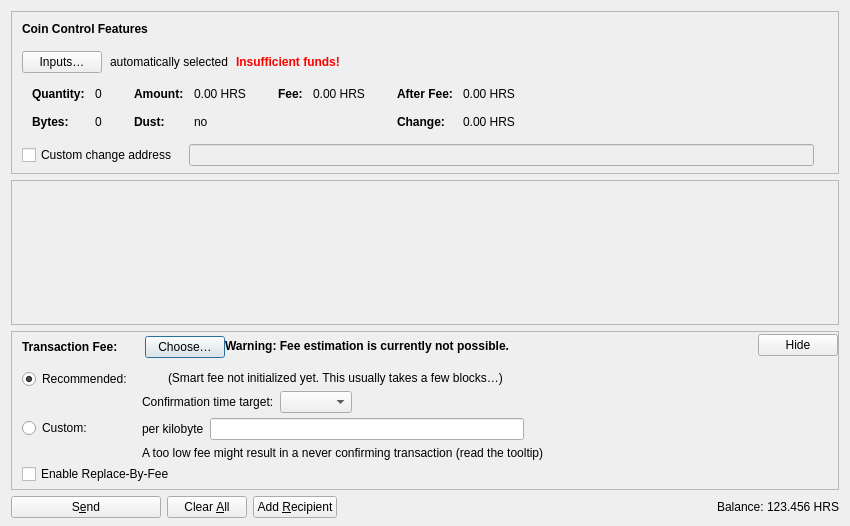
<?xml version="1.0" encoding="UTF-8"?>
<ui version="4.0">
 <class>SendCoinsDialog</class>
 <widget class="QDialog" name="SendCoinsDialog">
  <property name="geometry">
   <rect>
    <x>0</x>
    <y>0</y>
    <width>850</width>
    <height>526</height>
   </rect>
  </property>
  <property name="windowTitle">
   <string>Send Coins</string>
  </property>
  <layout class="QVBoxLayout" name="verticalLayout" stretch="0,1,0,0">
   <property name="bottomMargin">
    <number>8</number>
   </property>
   <item>
    <widget class="QFrame" name="frameCoinControl">
     <property name="sizePolicy">
      <sizepolicy hsizetype="Expanding" vsizetype="Expanding">
       <horstretch>0</horstretch>
       <verstretch>0</verstretch>
      </sizepolicy>
     </property>
     <property name="maximumSize">
      <size>
       <width>16777215</width>
       <height>16777215</height>
      </size>
     </property>
     <property name="frameShape">
      <enum>QFrame::StyledPanel</enum>
     </property>
     <property name="frameShadow">
      <enum>QFrame::Sunken</enum>
     </property>
     <layout class="QVBoxLayout" name="verticalLayoutCoinControl2">
      <property name="spacing">
       <number>0</number>
      </property>
      <property name="leftMargin">
       <number>0</number>
      </property>
      <property name="topMargin">
       <number>0</number>
      </property>
      <property name="rightMargin">
       <number>0</number>
      </property>
      <property name="bottomMargin">
       <number>6</number>
      </property>
      <item>
       <layout class="QVBoxLayout" name="verticalLayoutCoinControl" stretch="0,0,0,0,1">
        <property name="spacing">
         <number>0</number>
        </property>
        <property name="leftMargin">
         <number>10</number>
        </property>
        <property name="topMargin">
         <number>10</number>
        </property>
        <item>
         <layout class="QHBoxLayout" name="horizontalLayoutCoinControl1">
          <property name="bottomMargin">
           <number>15</number>
          </property>
          <item>
           <widget class="QLabel" name="labelCoinControlFeatures">
            <property name="sizePolicy">
             <sizepolicy hsizetype="Preferred" vsizetype="Maximum">
              <horstretch>0</horstretch>
              <verstretch>0</verstretch>
             </sizepolicy>
            </property>
            <property name="font">
             <font>
              <weight>75</weight>
              <bold>true</bold>
             </font>
            </property>
            <property name="styleSheet">
             <string notr="true">font-weight:bold;</string>
            </property>
            <property name="text">
             <string>Coin Control Features</string>
            </property>
           </widget>
          </item>
         </layout>
        </item>
        <item>
         <layout class="QHBoxLayout" name="horizontalLayoutCoinControl2" stretch="0,0,0,0">
          <property name="spacing">
           <number>8</number>
          </property>
          <property name="bottomMargin">
           <number>10</number>
          </property>
          <item>
           <widget class="QPushButton" name="pushButtonCoinControl">
            <property name="styleSheet">
             <string notr="true"/>
            </property>
            <property name="text">
             <string>Inputs…</string>
            </property>
            <property name="autoDefault">
             <bool>false</bool>
            </property>
           </widget>
          </item>
          <item>
           <widget class="QLabel" name="labelCoinControlAutomaticallySelected">
            <property name="text">
             <string>automatically selected</string>
            </property>
            <property name="margin">
             <number>5</number>
            </property>
           </widget>
          </item>
          <item>
           <widget class="QLabel" name="labelCoinControlInsuffFunds">
            <property name="font">
             <font>
              <weight>75</weight>
              <bold>true</bold>
             </font>
            </property>
            <property name="styleSheet">
             <string notr="true">color:red;font-weight:bold;</string>
            </property>
            <property name="text">
             <string>Insufficient funds!</string>
            </property>
            <property name="margin">
             <number>5</number>
            </property>
           </widget>
          </item>
          <item>
           <spacer name="horizontalSpacerCoinControl">
            <property name="orientation">
             <enum>Qt::Horizontal</enum>
            </property>
            <property name="sizeHint" stdset="0">
             <size>
              <width>40</width>
              <height>1</height>
             </size>
            </property>
           </spacer>
          </item>
         </layout>
        </item>
        <item>
         <widget class="QWidget" name="widgetCoinControl" native="true">
          <property name="sizePolicy">
           <sizepolicy hsizetype="Preferred" vsizetype="Preferred">
            <horstretch>0</horstretch>
            <verstretch>0</verstretch>
           </sizepolicy>
          </property>
          <property name="minimumSize">
           <size>
            <width>0</width>
            <height>0</height>
           </size>
          </property>
          <property name="styleSheet">
           <string notr="true"/>
          </property>
          <layout class="QHBoxLayout" name="horizontalLayoutCoinControl5">
           <property name="leftMargin">
            <number>0</number>
           </property>
           <property name="topMargin">
            <number>0</number>
           </property>
           <property name="rightMargin">
            <number>0</number>
           </property>
           <property name="bottomMargin">
            <number>0</number>
           </property>
           <item>
            <layout class="QHBoxLayout" name="horizontalLayoutCoinControl3" stretch="0,0,0,1">
             <property name="spacing">
              <number>20</number>
             </property>
             <property name="topMargin">
              <number>0</number>
             </property>
             <property name="bottomMargin">
              <number>10</number>
             </property>
             <item>
              <layout class="QFormLayout" name="formLayoutCoinControl1">
               <property name="horizontalSpacing">
                <number>10</number>
               </property>
               <property name="verticalSpacing">
                <number>14</number>
               </property>
               <property name="leftMargin">
                <number>10</number>
               </property>
               <property name="topMargin">
                <number>4</number>
               </property>
               <property name="rightMargin">
                <number>6</number>
               </property>
               <item row="0" column="0">
                <widget class="QLabel" name="labelCoinControlQuantityText">
                 <property name="font">
                  <font>
                   <weight>75</weight>
                   <bold>true</bold>
                  </font>
                 </property>
                 <property name="text">
                  <string>Quantity:</string>
                 </property>
                 <property name="margin">
                  <number>0</number>
                 </property>
                </widget>
               </item>
               <item row="0" column="1">
                <widget class="QLabel" name="labelCoinControlQuantity">
                 <property name="cursor">
                  <cursorShape>IBeamCursor</cursorShape>
                 </property>
                 <property name="contextMenuPolicy">
                  <enum>Qt::ActionsContextMenu</enum>
                 </property>
                 <property name="text">
                  <string notr="true">0</string>
                 </property>
                 <property name="margin">
                  <number>0</number>
                 </property>
                 <property name="textInteractionFlags">
                  <set>Qt::LinksAccessibleByMouse|Qt::TextSelectableByKeyboard|Qt::TextSelectableByMouse</set>
                 </property>
                </widget>
               </item>
               <item row="1" column="0">
                <widget class="QLabel" name="labelCoinControlBytesText">
                 <property name="font">
                  <font>
                   <weight>75</weight>
                   <bold>true</bold>
                  </font>
                 </property>
                 <property name="text">
                  <string>Bytes:</string>
                 </property>
                </widget>
               </item>
               <item row="1" column="1">
                <widget class="QLabel" name="labelCoinControlBytes">
                 <property name="cursor">
                  <cursorShape>IBeamCursor</cursorShape>
                 </property>
                 <property name="contextMenuPolicy">
                  <enum>Qt::ActionsContextMenu</enum>
                 </property>
                 <property name="text">
                  <string notr="true">0</string>
                 </property>
                 <property name="textInteractionFlags">
                  <set>Qt::LinksAccessibleByMouse|Qt::TextSelectableByKeyboard|Qt::TextSelectableByMouse</set>
                 </property>
                </widget>
               </item>
              </layout>
             </item>
             <item>
              <layout class="QFormLayout" name="formLayoutCoinControl2">
               <property name="horizontalSpacing">
                <number>10</number>
               </property>
               <property name="verticalSpacing">
                <number>14</number>
               </property>
               <property name="leftMargin">
                <number>6</number>
               </property>
               <property name="topMargin">
                <number>4</number>
               </property>
               <property name="rightMargin">
                <number>6</number>
               </property>
               <item row="0" column="0">
                <widget class="QLabel" name="labelCoinControlAmountText">
                 <property name="font">
                  <font>
                   <weight>75</weight>
                   <bold>true</bold>
                  </font>
                 </property>
                 <property name="text">
                  <string>Amount:</string>
                 </property>
                 <property name="margin">
                  <number>0</number>
                 </property>
                </widget>
               </item>
               <item row="0" column="1">
                <widget class="QLabel" name="labelCoinControlAmount">
                 <property name="cursor">
                  <cursorShape>IBeamCursor</cursorShape>
                 </property>
                 <property name="contextMenuPolicy">
                  <enum>Qt::ActionsContextMenu</enum>
                 </property>
                 <property name="text">
                  <string notr="true">0.00 HRS</string>
                 </property>
                 <property name="textInteractionFlags">
                  <set>Qt::LinksAccessibleByMouse|Qt::TextSelectableByKeyboard|Qt::TextSelectableByMouse</set>
                 </property>
                </widget>
               </item>
               <item row="1" column="0">
                <widget class="QLabel" name="labelCoinControlLowOutputText">
                 <property name="font">
                  <font>
                   <weight>75</weight>
                   <bold>true</bold>
                  </font>
                 </property>
                 <property name="text">
                  <string>Dust:</string>
                 </property>
                </widget>
               </item>
               <item row="1" column="1">
                <widget class="QLabel" name="labelCoinControlLowOutput">
                 <property name="cursor">
                  <cursorShape>IBeamCursor</cursorShape>
                 </property>
                 <property name="contextMenuPolicy">
                  <enum>Qt::ActionsContextMenu</enum>
                 </property>
                 <property name="text">
                  <string notr="true">no</string>
                 </property>
                 <property name="textInteractionFlags">
                  <set>Qt::LinksAccessibleByMouse|Qt::TextSelectableByKeyboard|Qt::TextSelectableByMouse</set>
                 </property>
                </widget>
               </item>
              </layout>
             </item>
             <item>
              <layout class="QFormLayout" name="formLayoutCoinControl3">
               <property name="horizontalSpacing">
                <number>10</number>
               </property>
               <property name="verticalSpacing">
                <number>14</number>
               </property>
               <property name="leftMargin">
                <number>6</number>
               </property>
               <property name="topMargin">
                <number>4</number>
               </property>
               <property name="rightMargin">
                <number>6</number>
               </property>
               <item row="0" column="0">
                <widget class="QLabel" name="labelCoinControlFeeText">
                 <property name="font">
                  <font>
                   <weight>75</weight>
                   <bold>true</bold>
                  </font>
                 </property>
                 <property name="text">
                  <string>Fee:</string>
                 </property>
                 <property name="margin">
                  <number>0</number>
                 </property>
                </widget>
               </item>
               <item row="0" column="1">
                <widget class="QLabel" name="labelCoinControlFee">
                 <property name="cursor">
                  <cursorShape>IBeamCursor</cursorShape>
                 </property>
                 <property name="contextMenuPolicy">
                  <enum>Qt::ActionsContextMenu</enum>
                 </property>
                 <property name="text">
                  <string notr="true">0.00 HRS</string>
                 </property>
                 <property name="textInteractionFlags">
                  <set>Qt::LinksAccessibleByMouse|Qt::TextSelectableByKeyboard|Qt::TextSelectableByMouse</set>
                 </property>
                </widget>
               </item>
              </layout>
             </item>
             <item>
              <layout class="QFormLayout" name="formLayoutCoinControl4">
               <property name="horizontalSpacing">
                <number>10</number>
               </property>
               <property name="verticalSpacing">
                <number>14</number>
               </property>
               <property name="leftMargin">
                <number>6</number>
               </property>
               <property name="topMargin">
                <number>4</number>
               </property>
               <property name="rightMargin">
                <number>6</number>
               </property>
               <item row="0" column="0">
                <widget class="QLabel" name="labelCoinControlAfterFeeText">
                 <property name="font">
                  <font>
                   <weight>75</weight>
                   <bold>true</bold>
                  </font>
                 </property>
                 <property name="text">
                  <string>After Fee:</string>
                 </property>
                 <property name="margin">
                  <number>0</number>
                 </property>
                </widget>
               </item>
               <item row="0" column="1">
                <widget class="QLabel" name="labelCoinControlAfterFee">
                 <property name="cursor">
                  <cursorShape>IBeamCursor</cursorShape>
                 </property>
                 <property name="contextMenuPolicy">
                  <enum>Qt::ActionsContextMenu</enum>
                 </property>
                 <property name="text">
                  <string notr="true">0.00 HRS</string>
                 </property>
                 <property name="textInteractionFlags">
                  <set>Qt::LinksAccessibleByMouse|Qt::TextSelectableByKeyboard|Qt::TextSelectableByMouse</set>
                 </property>
                </widget>
               </item>
               <item row="1" column="0">
                <widget class="QLabel" name="labelCoinControlChangeText">
                 <property name="font">
                  <font>
                   <weight>75</weight>
                   <bold>true</bold>
                  </font>
                 </property>
                 <property name="text">
                  <string>Change:</string>
                 </property>
                </widget>
               </item>
               <item row="1" column="1">
                <widget class="QLabel" name="labelCoinControlChange">
                 <property name="cursor">
                  <cursorShape>IBeamCursor</cursorShape>
                 </property>
                 <property name="contextMenuPolicy">
                  <enum>Qt::ActionsContextMenu</enum>
                 </property>
                 <property name="text">
                  <string notr="true">0.00 HRS</string>
                 </property>
                 <property name="textInteractionFlags">
                  <set>Qt::LinksAccessibleByMouse|Qt::TextSelectableByKeyboard|Qt::TextSelectableByMouse</set>
                 </property>
                </widget>
               </item>
              </layout>
             </item>
            </layout>
           </item>
          </layout>
         </widget>
        </item>
        <item>
         <layout class="QHBoxLayout" name="horizontalLayoutCoinControl4" stretch="0,0,0">
          <property name="spacing">
           <number>12</number>
          </property>
          <property name="sizeConstraint">
           <enum>QLayout::SetDefaultConstraint</enum>
          </property>
          <property name="topMargin">
           <number>5</number>
          </property>
          <property name="rightMargin">
           <number>5</number>
          </property>
          <item>
           <widget class="QCheckBox" name="checkBoxCoinControlChange">
            <property name="toolTip">
             <string>If this is activated, but the change address is empty or invalid, change will be sent to a newly generated address.</string>
            </property>
            <property name="text">
             <string>Custom change address</string>
            </property>
           </widget>
          </item>
          <item>
           <widget class="QValidatedLineEdit" name="lineEditCoinControlChange">
            <property name="enabled">
             <bool>false</bool>
            </property>
            <property name="sizePolicy">
             <sizepolicy hsizetype="Expanding" vsizetype="Fixed">
              <horstretch>0</horstretch>
              <verstretch>0</verstretch>
             </sizepolicy>
            </property>
           </widget>
          </item>
          <item>
           <widget class="QLabel" name="labelCoinControlChangeLabel">
            <property name="sizePolicy">
             <sizepolicy hsizetype="Preferred" vsizetype="Expanding">
              <horstretch>0</horstretch>
              <verstretch>0</verstretch>
             </sizepolicy>
            </property>
            <property name="minimumSize">
             <size>
              <width>0</width>
              <height>0</height>
             </size>
            </property>
            <property name="text">
             <string/>
            </property>
            <property name="margin">
             <number>3</number>
            </property>
           </widget>
          </item>
         </layout>
        </item>
        <item>
         <spacer name="verticalSpacerCoinControl">
          <property name="orientation">
           <enum>Qt::Vertical</enum>
          </property>
          <property name="sizeHint" stdset="0">
           <size>
            <width>800</width>
            <height>1</height>
           </size>
          </property>
         </spacer>
        </item>
       </layout>
      </item>
     </layout>
    </widget>
   </item>
   <item>
    <widget class="QScrollArea" name="scrollArea">
     <property name="widgetResizable">
      <bool>true</bool>
     </property>
     <widget class="QWidget" name="scrollAreaWidgetContents">
      <property name="geometry">
       <rect>
        <x>0</x>
        <y>0</y>
        <width>830</width>
        <height>104</height>
       </rect>
      </property>
      <layout class="QVBoxLayout" name="verticalLayout_2" stretch="0,1">
       <property name="leftMargin">
        <number>0</number>
       </property>
       <property name="topMargin">
        <number>0</number>
       </property>
       <property name="rightMargin">
        <number>0</number>
       </property>
       <property name="bottomMargin">
        <number>0</number>
       </property>
       <item>
        <layout class="QVBoxLayout" name="entries">
         <property name="spacing">
          <number>6</number>
         </property>
        </layout>
       </item>
       <item>
        <spacer name="verticalSpacer">
         <property name="orientation">
          <enum>Qt::Vertical</enum>
         </property>
         <property name="sizeHint" stdset="0">
          <size>
           <width>20</width>
           <height>40</height>
          </size>
         </property>
        </spacer>
       </item>
      </layout>
     </widget>
    </widget>
   </item>
   <item>
    <widget class="QFrame" name="frameFee">
     <property name="sizePolicy">
      <sizepolicy hsizetype="Expanding" vsizetype="Expanding">
       <horstretch>0</horstretch>
       <verstretch>0</verstretch>
      </sizepolicy>
     </property>
     <property name="maximumSize">
      <size>
       <width>16777215</width>
       <height>16777215</height>
      </size>
     </property>
     <property name="frameShape">
      <enum>QFrame::StyledPanel</enum>
     </property>
     <property name="frameShadow">
      <enum>QFrame::Sunken</enum>
     </property>
     <layout class="QVBoxLayout" name="verticalLayoutFee1">
      <property name="spacing">
       <number>0</number>
      </property>
      <property name="leftMargin">
       <number>0</number>
      </property>
      <property name="topMargin">
       <number>0</number>
      </property>
      <property name="rightMargin">
       <number>0</number>
      </property>
      <property name="bottomMargin">
       <number>0</number>
      </property>
      <item>
       <layout class="QVBoxLayout" name="verticalLayoutFee2" stretch="0,0,0">
        <property name="spacing">
         <number>0</number>
        </property>
        <property name="leftMargin">
         <number>10</number>
        </property>
        <property name="topMargin">
         <number>0</number>
        </property>
        <item>
         <layout class="QHBoxLayout" name="horizontalLayoutFee1">
          <property name="bottomMargin">
           <number>0</number>
          </property>
          <item>
           <layout class="QVBoxLayout" name="verticalLayoutFee7">
            <property name="spacing">
             <number>0</number>
            </property>
            <item>
             <spacer name="verticalSpacerSmartFee">
              <property name="orientation">
               <enum>Qt::Vertical</enum>
              </property>
              <property name="sizeType">
               <enum>QSizePolicy::Fixed</enum>
              </property>
              <property name="sizeHint" stdset="0">
               <size>
                <width>1</width>
                <height>4</height>
               </size>
              </property>
             </spacer>
            </item>
            <item>
             <layout class="QHBoxLayout" name="horizontalLayoutSmartFee">
              <property name="spacing">
               <number>10</number>
              </property>
              <item>
               <widget class="QLabel" name="labelFeeHeadline">
                <property name="sizePolicy">
                 <sizepolicy hsizetype="Preferred" vsizetype="Maximum">
                  <horstretch>0</horstretch>
                  <verstretch>0</verstretch>
                 </sizepolicy>
                </property>
                <property name="font">
                 <font>
                  <weight>75</weight>
                  <bold>true</bold>
                 </font>
                </property>
                <property name="styleSheet">
                 <string notr="true">font-weight:bold;</string>
                </property>
                <property name="text">
                 <string>Transaction Fee:</string>
                </property>
               </widget>
              </item>
              <item>
               <widget class="QLabel" name="labelFeeMinimized">
                <property name="text">
                 <string/>
                </property>
               </widget>
              </item>
              <item>
               <widget class="QPushButton" name="buttonChooseFee">
                <property name="text">
                 <string>Choose…</string>
                </property>
               </widget>
              </item>
             </layout>
            </item>
            <item>
             <spacer name="verticalSpacer_5">
              <property name="orientation">
               <enum>Qt::Vertical</enum>
              </property>
              <property name="sizeHint" stdset="0">
               <size>
                <width>1</width>
                <height>1</height>
               </size>
              </property>
             </spacer>
            </item>
           </layout>
          </item>
          <item>
           <widget class="QLabel" name="fallbackFeeWarningLabel">
            <property name="toolTip">
             <string>Using the fallbackfee can result in sending a transaction that will take several hours or days (or never) to confirm. Consider choosing your fee manually or wait until you have validated the complete chain.</string>
            </property>
            <property name="font">
            <font>
                <weight>75</weight>
                <bold>true</bold>
            </font>
            </property>
            <property name="text">
             <string>Warning: Fee estimation is currently not possible.</string>
            </property>
            <property name="wordWrap">
             <bool>false</bool>
            </property>
           </widget>
          </item>
          <item>
           <spacer name="horizontalSpacer_4">
            <property name="orientation">
             <enum>Qt::Horizontal</enum>
            </property>
            <property name="sizeType">
             <enum>QSizePolicy::MinimumExpanding</enum>
            </property>
            <property name="sizeHint" stdset="0">
             <size>
              <width>40</width>
              <height>20</height>
             </size>
            </property>
           </spacer>
          </item>
          <item>
           <widget class="QPushButton" name="buttonMinimizeFee">
            <property name="toolTip">
             <string>Hide transaction fee settings</string>
            </property>
            <property name="text">
             <string>Hide</string>
            </property>
           </widget>
          </item>
         </layout>
        </item>
        <item>
         <widget class="QFrame" name="frameFeeSelection">
          <layout class="QVBoxLayout" name="verticalLayoutFee12">
           <property name="spacing">
            <number>0</number>
           </property>
           <property name="leftMargin">
            <number>0</number>
           </property>
           <property name="topMargin">
            <number>0</number>
           </property>
           <property name="rightMargin">
            <number>0</number>
           </property>
           <property name="bottomMargin">
            <number>0</number>
           </property>
           <item>
            <layout class="QGridLayout" name="gridLayoutFee">
             <property name="topMargin">
              <number>10</number>
             </property>
             <property name="bottomMargin">
              <number>4</number>
             </property>
             <property name="horizontalSpacing">
              <number>10</number>
             </property>
             <property name="verticalSpacing">
              <number>4</number>
             </property>
             <item row="1" column="1">
              <layout class="QVBoxLayout" name="verticalLayoutFee8">
               <property name="spacing">
                <number>6</number>
               </property>
               <item>
                <layout class="QHBoxLayout" name="horizontalLayoutFee13">
                 <item>
                  <widget class="QLabel" name="labelCustomPerKilobyte">
                   <property name="toolTip">
                    <string>Specify a custom fee per kB (1,000 bytes) of the transaction's virtual size.

Note:  Since the fee is calculated on a per-byte basis, a fee rate of "100 satoshis per kvB" for a transaction size of 500 virtual bytes (half of 1 kvB) would ultimately yield a fee of only 50 satoshis.</string>
                   </property>
                   <property name="text">
                    <string>per kilobyte</string>
                   </property>
                  </widget>
                 </item>
                 <item>
                  <widget class="HorusAmountField" name="customFee"/>
                 </item>
                 <item>
                  <spacer name="horizontalSpacer_6">
                   <property name="orientation">
                    <enum>Qt::Horizontal</enum>
                   </property>
                   <property name="sizeHint" stdset="0">
                    <size>
                     <width>1</width>
                     <height>1</height>
                    </size>
                   </property>
                  </spacer>
                 </item>
                </layout>
               </item>
               <item>
                <layout class="QHBoxLayout" name="horizontalLayoutFee8">
                 <item>
                  <widget class="QLabel" name="labelCustomFeeWarning">
                   <property name="enabled">
                    <bool>true</bool>
                   </property>
                   <property name="toolTip">
                    <string>When there is less transaction volume than space in the blocks, miners as well as relaying nodes may enforce a minimum fee. Paying only this minimum fee is just fine, but be aware that this can result in a never confirming transaction once there is more demand for horus transactions than the network can process.</string>
                   </property>
                   <property name="text">
                    <string>A too low fee might result in a never confirming transaction (read the tooltip)</string>
                   </property>
                  </widget>
                 </item>
                 <item>
                  <spacer name="horizontalSpacer_2">
                   <property name="orientation">
                    <enum>Qt::Horizontal</enum>
                   </property>
                   <property name="sizeHint" stdset="0">
                    <size>
                     <width>1</width>
                     <height>1</height>
                    </size>
                   </property>
                  </spacer>
                 </item>
                </layout>
               </item>
              </layout>
             </item>
             <item row="0" column="0">
              <layout class="QVBoxLayout" name="verticalLayoutFee4" stretch="0,1">
               <item>
                <widget class="QRadioButton" name="radioSmartFee">
                 <property name="text">
                  <string>Recommended:</string>
                 </property>
                 <property name="checked">
                  <bool>true</bool>
                 </property>
                 <attribute name="buttonGroup">
                  <string notr="true">groupFee</string>
                 </attribute>
                </widget>
               </item>
               <item>
                <spacer name="verticalSpacer_2">
                 <property name="orientation">
                  <enum>Qt::Vertical</enum>
                 </property>
                 <property name="sizeHint" stdset="0">
                  <size>
                   <width>1</width>
                   <height>1</height>
                  </size>
                 </property>
                </spacer>
               </item>
              </layout>
             </item>
             <item row="1" column="0">
              <layout class="QVBoxLayout" name="verticalLayoutFee9" stretch="0,1">
               <item>
                <widget class="QRadioButton" name="radioCustomFee">
                 <property name="text">
                  <string>Custom:</string>
                 </property>
                 <attribute name="buttonGroup">
                  <string notr="true">groupFee</string>
                 </attribute>
                </widget>
               </item>
               <item>
                <spacer name="verticalSpacer_6">
                 <property name="orientation">
                  <enum>Qt::Vertical</enum>
                 </property>
                 <property name="sizeHint" stdset="0">
                  <size>
                   <width>1</width>
                   <height>1</height>
                  </size>
                 </property>
                </spacer>
               </item>
              </layout>
             </item>
             <item row="0" column="1">
              <layout class="QVBoxLayout" name="verticalLayoutFee3" stretch="0,0,1">
               <property name="spacing">
                <number>6</number>
               </property>
               <property name="topMargin">
                <number>2</number>
               </property>
               <item>
                <layout class="QHBoxLayout" name="horizontalLayoutFee12">
                 <item>
                  <widget class="QLabel" name="labelSmartFee">
                   <property name="text">
                    <string/>
                   </property>
                  </widget>
                 </item>
                 <item>
                  <widget class="QLabel" name="labelFeeEstimation">
                   <property name="text">
                    <string/>
                   </property>
                  </widget>
                 </item>
                 <item>
                  <widget class="QLabel" name="labelSmartFee2">
                   <property name="text">
                    <string>(Smart fee not initialized yet. This usually takes a few blocks…)</string>
                   </property>
                  </widget>
                 </item>
                 <item>
                  <spacer name="horizontalSpacer_5">
                   <property name="orientation">
                    <enum>Qt::Horizontal</enum>
                   </property>
                   <property name="sizeHint" stdset="0">
                    <size>
                     <width>1</width>
                     <height>1</height>
                    </size>
                   </property>
                  </spacer>
                 </item>
                </layout>
               </item>
               <item>
                <layout class="QHBoxLayout" name="horizontalLayoutFee9">
                 <item>
                  <layout class="QVBoxLayout" name="verticalLayoutFee6">
                   <item>
                    <widget class="QLabel" name="labelSmartFee3">
                     <property name="text">
                      <string>Confirmation time target:</string>
                     </property>
                    </widget>
                   </item>
                  </layout>
                 </item>
                 <item>
                  <layout class="QVBoxLayout" name="verticalLayoutFee5">
                   <property name="rightMargin">
                    <number>30</number>
                   </property>
                   <item>
                    <layout class="QHBoxLayout" name="horizontalLayoutConfTarget">
                     <property name="bottomMargin">
                      <number>0</number>
                     </property>
                     <item>
                      <widget class="QComboBox" name="confTargetSelector"/>
                     </item>
                     <item>
                      <spacer name="horizontalSpacerConfTarget">
                       <property name="orientation">
                        <enum>Qt::Horizontal</enum>
                       </property>
                       <property name="sizeHint" stdset="0">
                        <size>
                         <width>40</width>
                         <height>20</height>
                        </size>
                       </property>
                      </spacer>
                     </item>
                    </layout>
                   </item>
                  </layout>
                 </item>
                </layout>
               </item>
               <item>
                <spacer name="verticalSpacer_4">
                 <property name="orientation">
                  <enum>Qt::Vertical</enum>
                 </property>
                 <property name="sizeHint" stdset="0">
                  <size>
                   <width>1</width>
                   <height>1</height>
                  </size>
                 </property>
                </spacer>
               </item>
              </layout>
             </item>
            </layout>
           </item>
           <item>
            <widget class="QCheckBox" name="optInRBF">
             <property name="text">
              <string>Enable Replace-By-Fee</string>
             </property>
             <property name="toolTip">
              <string>With Replace-By-Fee (BIP-125) you can increase a transaction's fee after it is sent. Without this, a higher fee may be recommended to compensate for increased transaction delay risk.</string>
             </property>
            </widget>
           </item>
          </layout>
         </widget>
        </item>
        <item>
         <spacer name="verticalSpacerFee">
          <property name="orientation">
           <enum>Qt::Vertical</enum>
          </property>
          <property name="sizeHint" stdset="0">
           <size>
            <width>40</width>
            <height>5</height>
           </size>
          </property>
         </spacer>
        </item>
       </layout>
      </item>
     </layout>
    </widget>
   </item>
   <item>
    <layout class="QHBoxLayout" name="horizontalLayout">
     <item>
      <widget class="QPushButton" name="sendButton">
       <property name="minimumSize">
        <size>
         <width>150</width>
         <height>0</height>
        </size>
       </property>
       <property name="toolTip">
        <string>Confirm the send action</string>
       </property>
       <property name="text">
        <string>S&amp;end</string>
       </property>
       <property name="icon">
        <iconset resource="../horus.qrc">
         <normaloff>:/icons/send</normaloff>:/icons/send</iconset>
       </property>
       <property name="autoDefault">
        <bool>false</bool>
       </property>
       <property name="default">
        <bool>false</bool>
       </property>
      </widget>
     </item>
     <item>
      <widget class="QPushButton" name="clearButton">
       <property name="sizePolicy">
        <sizepolicy hsizetype="Minimum" vsizetype="Fixed">
         <horstretch>0</horstretch>
         <verstretch>0</verstretch>
        </sizepolicy>
       </property>
       <property name="toolTip">
        <string>Clear all fields of the form.</string>
       </property>
       <property name="text">
        <string>Clear &amp;All</string>
       </property>
       <property name="icon">
        <iconset resource="../horus.qrc">
         <normaloff>:/icons/remove</normaloff>:/icons/remove</iconset>
       </property>
       <property name="autoDefault">
        <bool>false</bool>
       </property>
      </widget>
     </item>
     <item>
      <widget class="QPushButton" name="addButton">
       <property name="toolTip">
        <string>Send to multiple recipients at once</string>
       </property>
       <property name="text">
        <string>Add &amp;Recipient</string>
       </property>
       <property name="icon">
        <iconset resource="../horus.qrc">
         <normaloff>:/icons/add</normaloff>:/icons/add</iconset>
       </property>
       <property name="autoDefault">
        <bool>false</bool>
       </property>
      </widget>
     </item>
     <item>
      <spacer name="horizontalSpacer">
       <property name="orientation">
        <enum>Qt::Horizontal</enum>
       </property>
       <property name="sizeHint" stdset="0">
        <size>
         <width>40</width>
         <height>20</height>
        </size>
       </property>
      </spacer>
     </item>
     <item>
      <layout class="QHBoxLayout" name="horizontalLayout_2">
       <property name="spacing">
        <number>3</number>
       </property>
       <item>
        <widget class="QLabel" name="labelBalanceName">
         <property name="sizePolicy">
          <sizepolicy hsizetype="Preferred" vsizetype="Fixed">
           <horstretch>0</horstretch>
           <verstretch>0</verstretch>
          </sizepolicy>
         </property>
         <property name="text">
          <string>Balance:</string>
         </property>
        </widget>
       </item>
       <item>
        <widget class="QLabel" name="labelBalance">
         <property name="sizePolicy">
          <sizepolicy hsizetype="Preferred" vsizetype="Fixed">
           <horstretch>0</horstretch>
           <verstretch>0</verstretch>
          </sizepolicy>
         </property>
         <property name="cursor">
          <cursorShape>IBeamCursor</cursorShape>
         </property>
         <property name="text">
          <string notr="true">123.456 HRS</string>
         </property>
         <property name="textInteractionFlags">
          <set>Qt::LinksAccessibleByMouse|Qt::TextSelectableByKeyboard|Qt::TextSelectableByMouse</set>
         </property>
        </widget>
       </item>
      </layout>
     </item>
    </layout>
   </item>
  </layout>
 </widget>
 <customwidgets>
  <customwidget>
   <class>QValidatedLineEdit</class>
   <extends>QLineEdit</extends>
   <header>qt/qvalidatedlineedit.h</header>
  </customwidget>
  <customwidget>
   <class>HorusAmountField</class>
   <extends>QLineEdit</extends>
   <header>qt/horusamountfield.h</header>
   <container>1</container>
  </customwidget>
 </customwidgets>
 <resources>
  <include location="../horus.qrc"/>
 </resources>
 <connections/>
 <buttongroups>
  <buttongroup name="groupFee"/>
 </buttongroups>
</ui>
